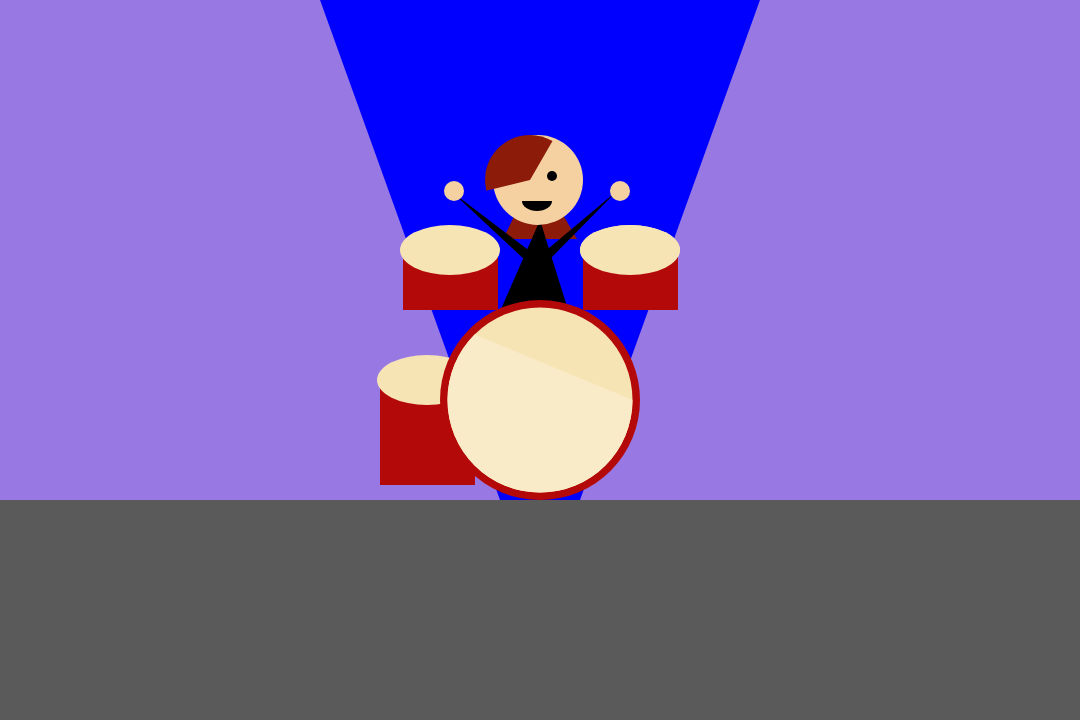
Frame 1 (no input)
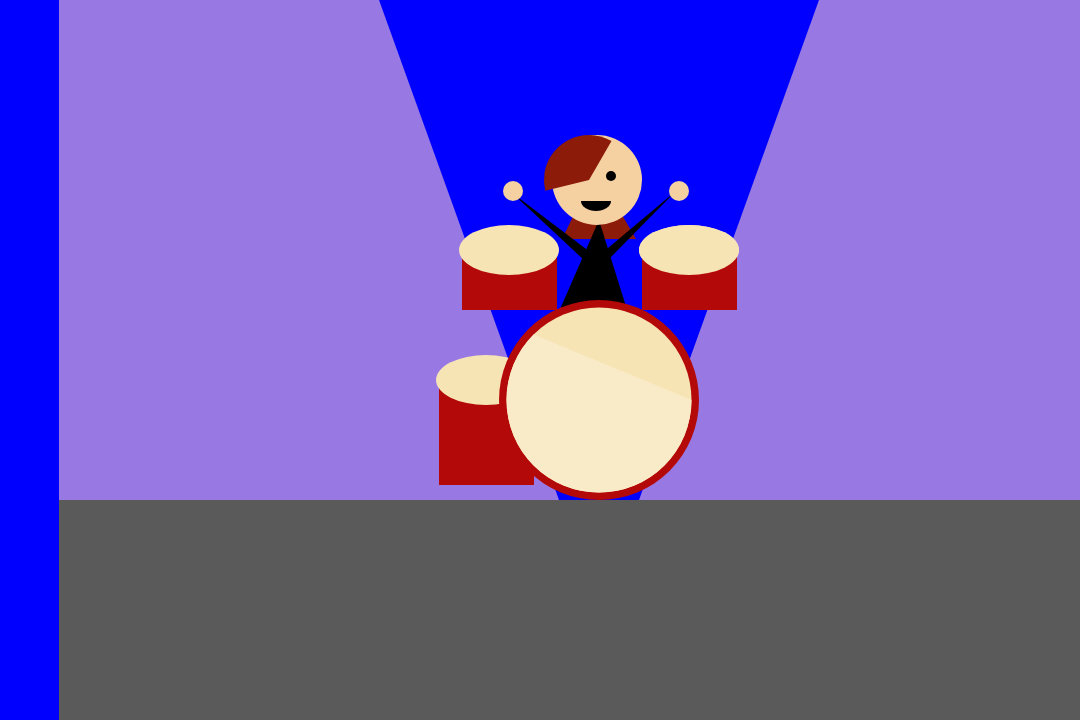
Frame 60 (no input)
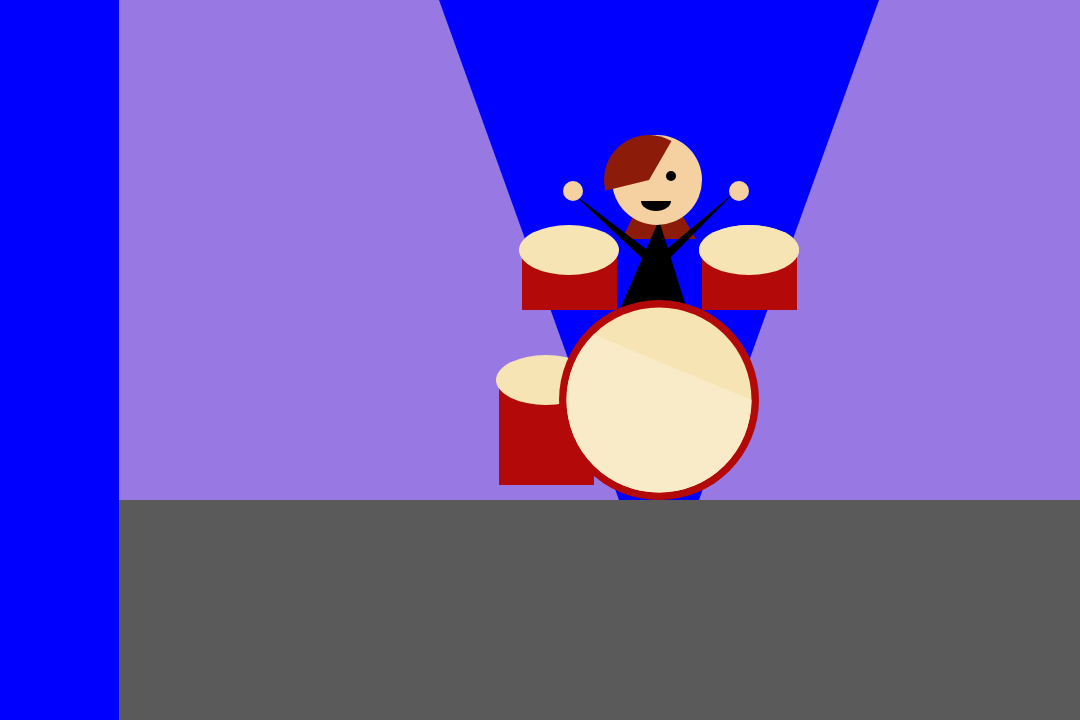
Frame 120 (the mouse pressed at the canvas centre since frame 60)

The p5.js sketch that drew these frames (run headless with seeded random() and noise() and a simulated clock; from frame 60 on, the mouse is pressed at the canvas centre):

// p5.js sketch
// ── sketch.js
var x = 0 ;

function setup() {
  // put setup code here
  createCanvas(1080, 720) ;
}

function draw() {
  // put drawing code here
  background ('blue')

  push() ;
  // animation
  translate(x, 0) ;
  drums();
  pop() ;

  // loop
  x = x + 1 ;
  if (x > width) {
    x = 0 ;

  }
}

function drums() {
  noStroke()
  // background lights
  fill(152, 121, 227)
  quad(0, 0, 320, 0, 500, 500, 0, 500)
  fill(152, 121, 227)
  quad(760, 0, 1080, 0, 1080, 500, 580, 500,)
  fill(90)
  rect(0, 500, 1080, 720);
  // back of head hair
  fill(140, 27, 10)
  triangle(537, 170, 577, 239, 503, 239)
  // stick
  fill('black')
  triangle(540, 220, 484, 348, 580, 348)
  // person
  fill('black')
  triangle(452, 192, 531, 252, 526, 261)
  triangle(617, 191, 549, 260, 549, 248)
  fill(245, 209, 162)
  ellipse(538, 180, 90, 90)
  ellipse(454, 191, 20, 20)
  ellipse(620, 191, 20, 20)

  // face
  fill('black')
  arc(537, 201, 30, 20, 0, (radians(180)))
  ellipse(520, 176, 10, 10)
  ellipse(552, 176, 10, 10)
  // hair
  fill(140, 27, 10)
  arc(530, 180, 90, 90, 116, (radians(300)))
  // tom drum
  fill(179, 9, 9)
  rect(380, 375, 95, 110);
  fill(247, 228, 181);
  ellipse(427, 380, 100, 50);

  // bass drum and high toms
  fill(247, 228, 181);
  ellipse(630, 250, 100, 50);
  fill(179, 9, 9);
  ellipse(540, 400, 200, 200);
  fill(247, 228, 181);
  ellipse(540, 400, 185, 185);
  fill(250, 235, 200);
  arc(540, 400, 185, 185, 0, PI + QUARTER_PI, CHORD);
  fill(179, 9, 9)
  rect(403, 245, 95, 65);
  fill(247, 228, 181);
  ellipse(450, 250, 100, 50);
  fill(179, 9, 9)
  rect(583, 245, 95, 65);
  fill(247, 228, 181);
  ellipse(630, 250, 100, 50);

}
